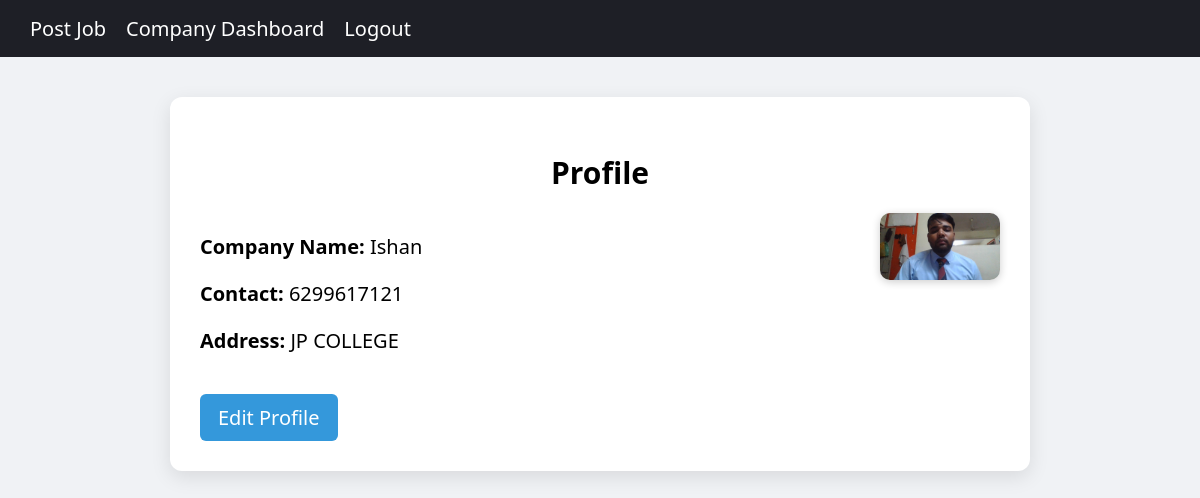
Screenshot of /jobapp/admin_view (signed in) with the database file from the repository.
### jobapp/models.py (models this page shows, shortened)
class UserDetail(models.Model):
    user=models.OneToOneField(User,on_delete=models.CASCADE)
    name=models.CharField(max_length=100)
    contact=models.CharField(max_length=20)
    email=models.EmailField(null=True)
    address=models.TextField(null=True)
    profile_photo = models.ImageField(upload_to='profilephotos/', null=True, blank=True)

### jobapp/views.py (the view)
# urls.py: path('admin_view',views.admin_view,name='admin_view'),
def admin_view(request):
    try:
        user_detail=UserDetail.objects.get(user=request.user)
    except  UserDetail.DoesNotExist:
        user_detail = None
    return render(request,'admin_view.html',{'user_detail':user_detail})

### jobapp/templates/admin_view.html (shortened to what this page needs)
{% load static %}
<!DOCTYPE html>
<html lang="en">
<head>
    <link rel="stylesheet" href="{% static 'jobapp/styleadmin.css' %}">
</head>
<body>
    <div class="navbar">
        <a href="{% url 'post_job' %}">Post Job</a>
        <a href="{% url 'company_dashboard' %}">Company Dashboard</a>
        <a href="{% url 'user_logout' %}">Logout</a>
    </div>
    <div class="main">
        <div class="details">
            {% block content %}
            <h2>Profile</h2>
            {% if user_detail %}
                <div class="profile-flex">
                    <div class="profile-info">
                        <p><strong>Company Name:</strong> {{ user_detail.name }}</p>
                        <p><strong>Contact:</strong> {{ user_detail.contact }}</p>
                        <p><strong>Address:</strong> {{ user_detail.address }}</p>
                        <a class="edit-btn" href="{% url 'admin_edit' user.id %}">Edit Profile</a>
                    </div>
                    <div class="profile-photo">
                        {% if user_detail.profile_photo %}
                            <img src="{{ user_detail.profile_photo.url }}" alt="Profile Photo" class="pp">
                        {% else %}
                            <p>No profile photo uploaded</p>
                        {% endif %}
                    </div>
                </div>
            {% else %}
                <p>No profile details found.</p>
                <a class="edit-btn" href="{% url 'admin_edit' user.id %}">Edit Profile</a>
            {% endif %}
            {% endblock %}
        </div>
    </div>
</body>
</html>

### jobapp/static/jobapp/styleadmin.css (style rules this page uses)
body { margin: 0; font-family: 'Segoe UI', Tahoma, Geneva, Verdana, sans-serif; background: #f0f2f5; font-size: 20px; }
a { text-decoration: none; color: inherit; }
.navbar { background-color: #1e1f26; padding: 15px 30px; display: flex; justify-content: flex-start; gap: 20px; }
.navbar a { color: white; font-weight: 500; }
.main { padding: 40px 20px; display: flex; justify-content: center; }
.details { background-color: white; padding: 30px; border-radius: 12px; box-shadow: 0 6px 20px rgba(0, 0, 0, 0.1); width: 100%; max-width: 800px; }
h2 { text-align: center; margin-bottom: 20px; }
.profile-flex { display: flex; justify-content: space-between; align-items: flex-start; gap: 40px; flex-wrap: wrap; }
.profile-info { flex: 2; }
.profile-photo { flex: 1; text-align: right; }
.profile-photo img.pp { width: 120px; height: auto; border-radius: 10px; box-shadow: 0 2px 8px rgba(0, 0, 0, 0.2); }
.edit-btn { display: inline-block; margin-top: 20px; background-color: #3498db; color: white; padding: 10px 18px; border-radius: 6px; transition: background-color 0.3s ease; }

### rows the page displays
UserDetail: name "Ishan", contact "6299617121", address "JP COLLEGE", profile_photo (picture)
